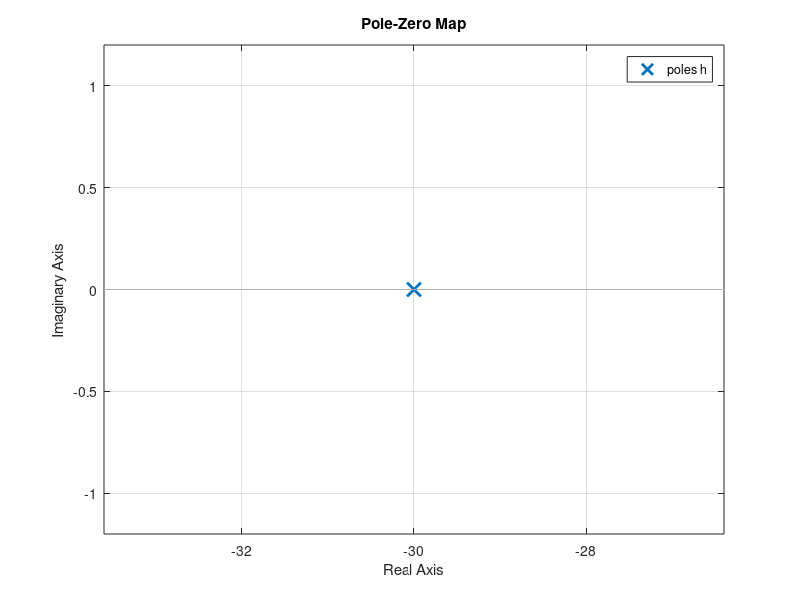

This figure's MATLAB source: (Note: this script raises an error after producing the figure.)
clc;clear;
h=100*tf([0 1],[1 30]);
figure 
pzmap(h);
grid on
gtext('Suraj-1541016149');
figure
bode(h);
gtext('Suraj-1541016149')